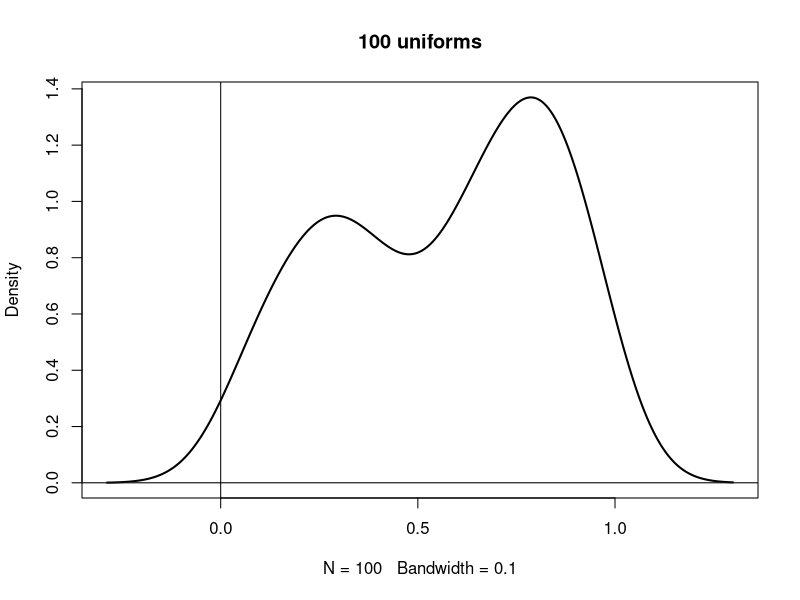
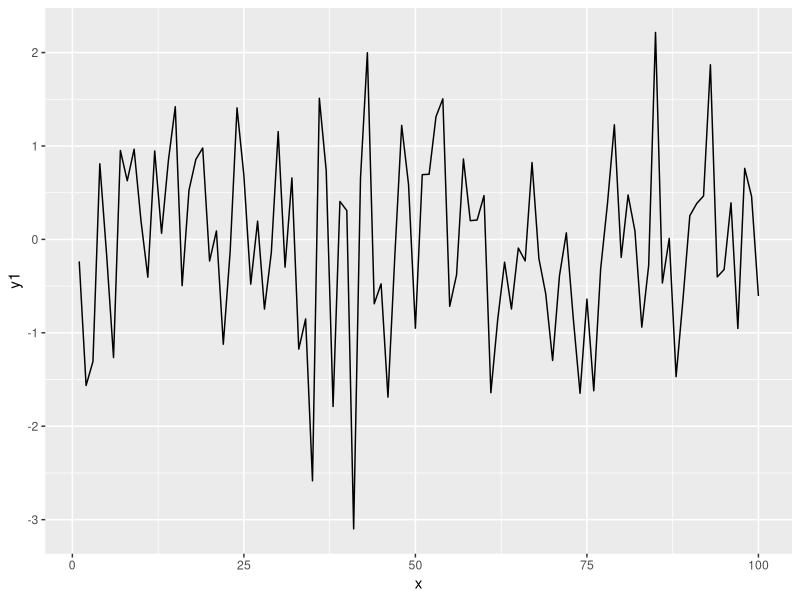
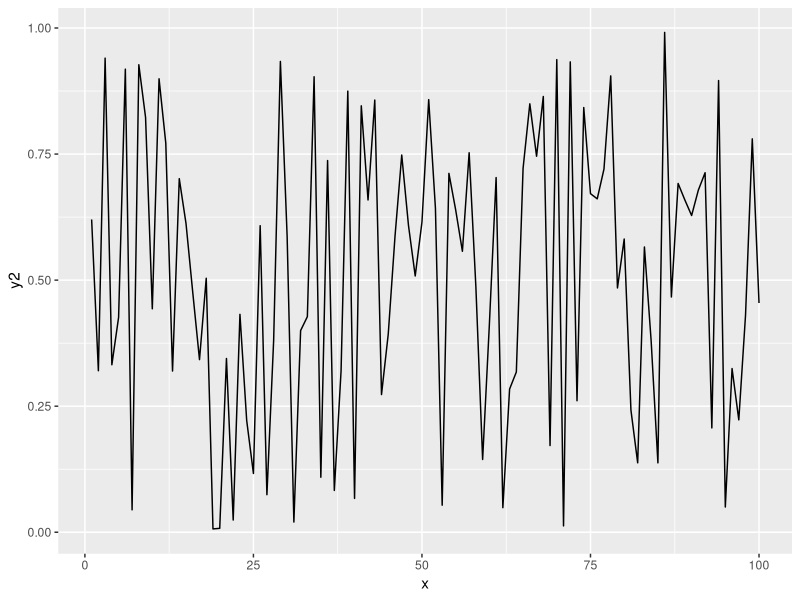

Write the R code that produced these figures, in order.
## ---- chunk 1
plot(density(runif(100)), lwd=2, main="100 uniforms")
abline(h=0, v=0)
## ---- chunk 2
  ### My Header (treated as R comment, as it is in a code block)
  library(ggplot2)
  test_data <- data.frame(y1 = rnorm(100), y2 = runif(100), x = 1:100)
  ggplot(test_data, aes(y = y1, x = x)) + geom_line()
  ggplot(test_data, aes(y = y2, x = x)) + geom_line()
